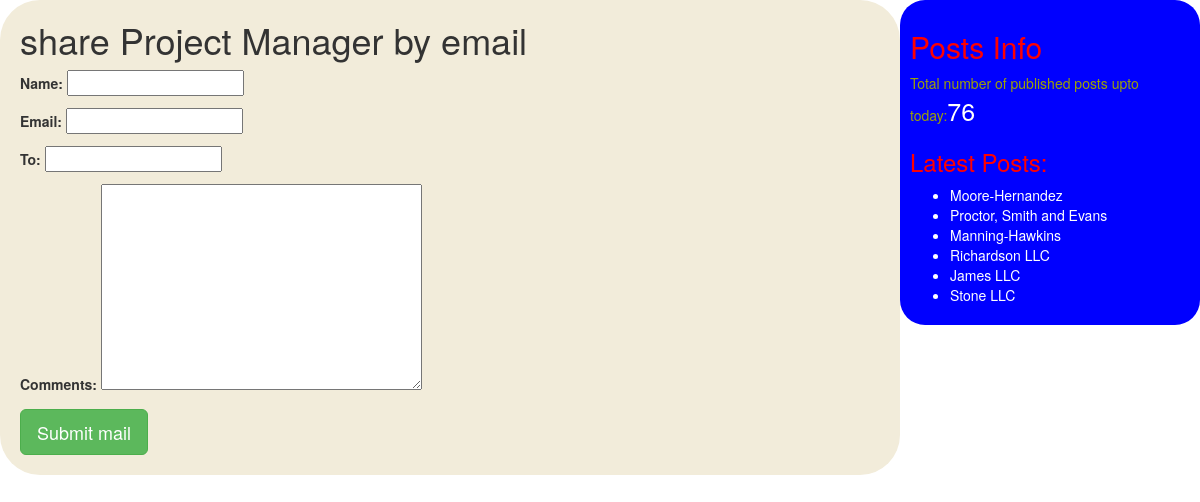
The page /50/share on the database its author committed.
### checkapp/models.py (models this page shows, shortened)
class Post(models.Model):
 STATUS_CHOICES=(('draft','Draft'),('published','Published'))
 companey=models.CharField(max_length=100)
 slug=models.SlugField(max_length=264,unique_for_date='publish')
 author=models.ForeignKey(User,related_name='blog_Posts',default='1',on_delete=models.CASCADE)
 body=models.TextField()
 publish=models.DateTimeField(default=timezone.now)
 created=models.DateTimeField(auto_now_add=True)
 updated=models.DateTimeField(auto_now=True)
 status=models.CharField(max_length=10,choices=STATUS_CHOICES,default='published')
 eligibility=models.CharField(max_length=100)
 title=models.CharField(max_length=100)
 email=models.EmailField()
 address=models.TextField()
 phonenumber=models.BigIntegerField()
 tags=TaggableManager()
 class Meta:
     ordering=('-publish',)
 def get_absolute_url(self):
      return reverse('post_detail',args=[self.publish.year,self.publish.strftime('%m'),self.publish.strftime('%d'),self.slug])

### checkapp/views.py (the view)
# urls.py: path('<int:id>/share',views.mailsendview),
def mailsendview(request,id):
     post=get_object_or_404(Post,id=id,status='published')
     sent=False
     if request.method=='POST':
         form=EmailSendForm(request.POST)
         if form.is_valid():
             cd=form.cleaned_data
             p_url=request.build_absolute_uri(post.get_absolute_url())
             subject='{}({}) recommends you to read "{}"'.format(cd['name'],cd['email'],post.companey)
             message='Read Post At:\n {}\n\n\'Comments:\n{}'.format(p_url,cd['name'],cd['comments'])
             send_mail(subject,message,'gln@blog.com',[cd['to']])
             sent=True
     else:
         form=EmailSendForm()
         return render(request,'checkapp/sharebyemail.html',{'po':post,'fo':form,'sent':sent})

### checkapp/forms.py
class EmailSendForm(forms.Form):
    name=forms.CharField()
    email=forms.EmailField()
    to=forms.EmailField()
    comments=forms.CharField(required=False,widget=forms.Textarea)

### checkapp/templatetags/blog_tags.py (called while the page is built)
@register.simple_tag
def total_posts():
    return Post.objects.count()

@register.inclusion_tag('checkapp/latest_posts.html')
def showlatestposts(count=5):
    lat_posts=Post.objects.order_by('-publish')[:count]
    return {'latp':lat_posts}

### templates/checkapp/sharebyemail.html (shortened to what this page needs)
<!DOCTYPE html>
{%extends 'checkapp/base.html'%}
{%block content%}
{%if sent%}
<h1>Email sent succesfully</h1>
<p>"{{po.companey}}" was sent by email</p>
{%else%}
<h1>share {{po.title}} by email</h1>
<form method="post">
  {{fo.as_p}}
  <input type="submit" name="" class='btn btn-lg btn-success' value="Submit mail">
</form>
{%endif%}
{%endblock%}

### templates/checkapp/latest_posts.html
<ul>
  {%for post in latp%}
  <li><a href="{{post.get_absolute_url}}" style="color:white;">{{post.companey}}</a></li>
  {%endfor%}
</ul>

### rows shown on the page
Post: title "Project Manager"
Post: companey "Moore-Hernandez"
Post: companey "Proctor, Smith and Evans"
Post: companey "Manning-Hawkins"
Post: companey "Richardson LLC"
Post: companey "James LLC"
Post: companey "Stone LLC"
